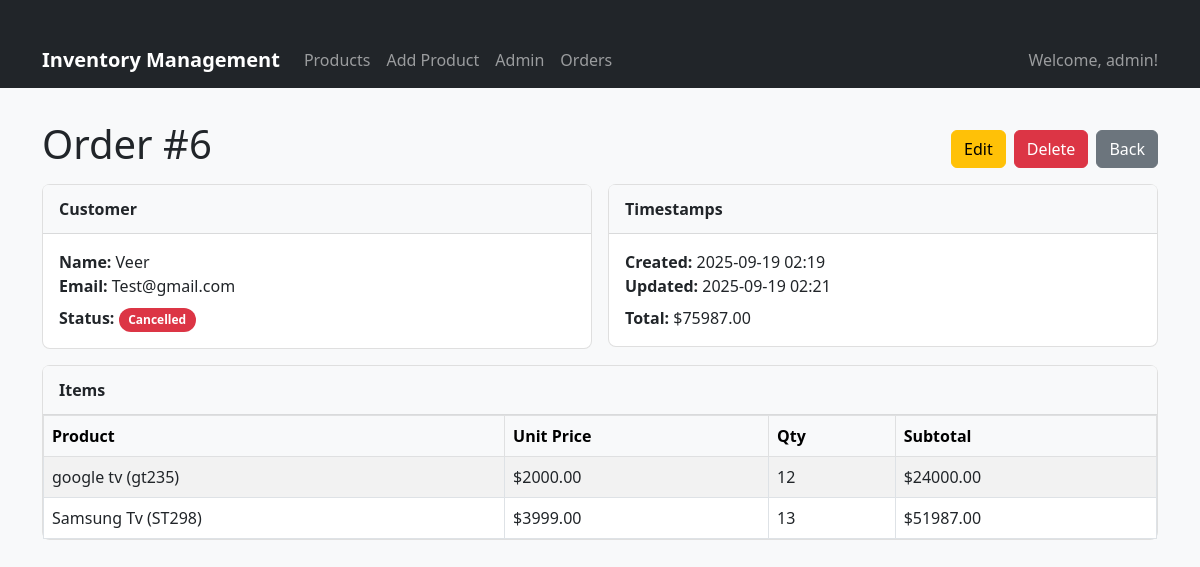
The page /orders/6/ (signed in) on the database as committed earlier.
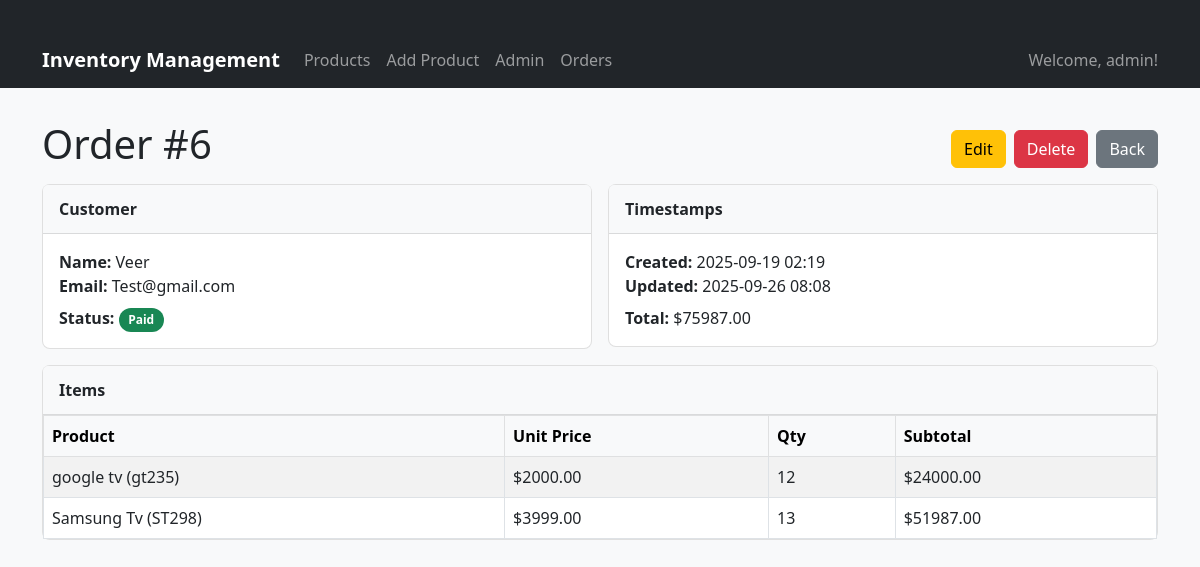
The same page on the database as committed later.
### orders/models.py (models this page shows, shortened)
class Order(models.Model):
    STATUS_CHOICES = [
        ("DRAFT", "Draft"),
        ("PENDING", "Pending Payment"),
        ("PAID", "Paid"),
        ("FULFILLED", "Fulfilled"),
        ("CANCELLED", "Cancelled"),
    ]
    class Meta:
        permissions = (
            ("can_fulfill_order", "Can mark orders as Fulfilled"),
            ("can_cancel_order", "Can cancel any order"),
            ("can_view_reports", "Can view sales reports"),
        )
    customer_name = models.CharField(max_length=150)
    customer_email = models.EmailField(blank=True)
    status = models.CharField(max_length=20, choices=STATUS_CHOICES, default="DRAFT")
    created_at = models.DateTimeField(default=timezone.now)
    updated_at = models.DateTimeField(auto_now=True)
    def total(self):
        return sum(item.subtotal() for item in self.items.all())

### orders/views.py (the view)
# urls.py: path("<int:pk>/", views.order_detail, name="detail"),
@login_required
@user_passes_test(has_order_access)
def order_detail(request, pk):
    if not has_order_access(request.user):
        return redirect('inventory:product_list')
    order = get_object_or_404(Order.objects.prefetch_related("items"), pk=pk)
    return render(request, "orders/order_detail.html", {"order": order})

### inventory/models.py (called while the page is built)
    def __str__(self):
        return f"{self.name} ({self.sku})"

### orders/models.py (called while the page is built)
    def subtotal(self):
        return self.unit_price * self.quantity

### orders/views.py (called while the page is built)
def has_order_access(user):
    return user.role in ['store_manager', 'sales_staff']

### templates/orders/order_detail.html (shortened to what this page needs)
{% extends "inventory/base.html" %}
{% block content %}
<div class="page-head">
  <h1 class="m-0">Order #{{ order.id }}</h1>
  <div class="d-flex gap-2">
    <a href="{% url 'orders:update' order.pk %}" class="btn btn-warning">Edit</a>
    <a href="{% url 'orders:delete' order.pk %}" class="btn btn-danger">Delete</a>
    <a href="{% url 'orders:list' %}" class="btn btn-secondary">Back</a>
  </div>
</div>
<div class="row g-3 mb-3">
  <div class="col-md-6">
    <div class="card">
      <div class="card-header">Customer</div>
      <div class="card-body">
        <div><strong>Name:</strong> {{ order.customer_name }}</div>
        <div><strong>Email:</strong> {{ order.customer_email|default:"—" }}</div>
        <div class="mt-2">
          <strong>Status:</strong>
          {% if order.status == "DRAFT" %}
            <span class="badge bg-secondary badge-rounded">Draft</span>
          {% elif order.status == "PENDING" %}
            <span class="badge bg-warning text-dark badge-rounded">Pending</span>
          {% elif order.status == "PAID" %}
            <span class="badge bg-success badge-rounded">Paid</span>
          {% elif order.status == "FULFILLED" %}
            <span class="badge bg-info text-dark badge-rounded">Fulfilled</span>
          {% elif order.status == "CANCELLED" %}
            <span class="badge bg-danger badge-rounded">Cancelled</span>
          {% else %}
            <span class="badge bg-light text-dark badge-rounded">{{ order.get_status_display }}</span>
          {% endif %}
        </div>
      </div>
    </div>
  </div>
  <div class="col-md-6">
    <div class="card">
      <div class="card-header">Timestamps</div>
      <div class="card-body">
        <div><strong>Created:</strong> {{ order.created_at|date:"Y-m-d H:i" }}</div>
        <div><strong>Updated:</strong> {{ order.updated_at|date:"Y-m-d H:i" }}</div>
        <div class="mt-2"><strong>Total:</strong>
          {% with t=order.total %}
            {% if t %}${{ t }}{% else %}—{% endif %}
          {% endwith %}
        </div>
      </div>
    </div>
  </div>
</div>
<div class="card">
  <div class="card-header">Items</div>
  <div class="card-body p-0">
    <table class="table table-striped table-bordered align-middle m-0">
      <thead class="table-light">
        <tr>
          <th>Product</th>
          <th>Unit Price</th>
          <th>Qty</th>
          <th>Subtotal</th>
        </tr>
      </thead>
      <tbody>
        {% for it in order.items.all %}
        <tr>
          <td>{{ it.product }}</td>
          <td>${{ it.unit_price }}</td>
          <td>{{ it.quantity }}</td>
          <td>${{ it.subtotal }}</td>
        </tr>
        {% empty %}
        <tr><td colspan="4" class="text-center">No items in this order.</td></tr>
        {% endfor %}
      </tbody>
    </table>
  </div>
</div>
{% endblock %}

Rows that differ between the two databases and show on the page:
changed Order "Veer": status "CANCELLED" → "PAID" (drawn); updated_at "2025-09-19 02:21" → "2025-09-26 08:08"
Other text that changed with them:
text no longer shown: "Cancelled"
text now shown: "Paid"
